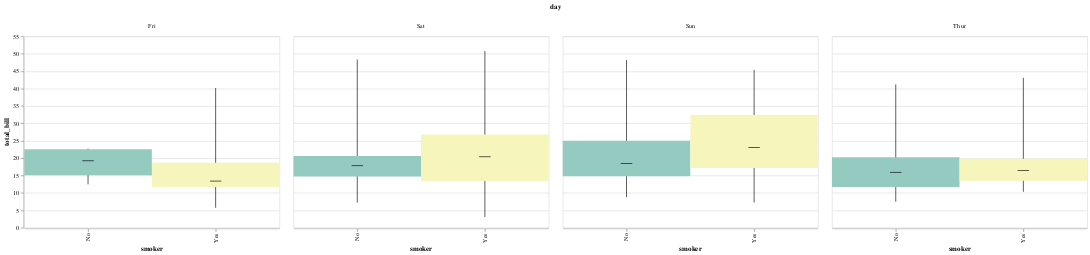

Notebook source saved alongside this figure:
### Code cell
display(salt.boxplot(x="day", y="total_bill", hue="smoker", data=tips, palette="Set3"))
ax = sns.boxplot(x="day", y="total_bill", hue="smoker", data=tips, palette="Set3")

### Figure 1 — Vega-Lite specification as saved in the notebook (floating-point values rounded to 4 significant figures; data arrays with more than 128 entries replaced by an {"elided": "..."} marker saying what was removed)
{"$schema": "https://vega.github.io/schema/vega-lite/v2.4.1.json", "config": {"range": {"category": ["rgba(149,202,193,1)", "rgba(245,245,188,1)", "rgba(192,189,214,1)", "rgba(233,141,131,1)", "rgba(138,175,200,1)", "rgba(233,178,117,1)", "rgba(175,207,119,1)", "rgba(246,210,228,1)", "rgba(217,217,217,1)", "rgba(180,135,181,1)", "rgba(207,230,201,1)", "rgba(237,223,128,1)"]}, "view": {"height": 300, "width": 400}}, "data": {"values": {"elided": "244 records"}}, "facet": {"column": {"field": "day", "type": "nominal"}}, "spec": {"layer": [{"encoding": {"x": {"field": "smoker", "type": "nominal"}, "y": {"aggregate": "min", "field": "total_bill", "type": "quantitative"}, "y2": {"aggregate": "max", "field": "total_bill", "type": "quantitative"}}, "mark": "rule"}, {"encoding": {"color": {"field": "smoker", "legend": null, "type": "nominal"}, "x": {"field": "smoker", "type": "nominal"}, "y": {"aggregate": "q1", "axis": {"title": "total_bill"}, "field": "total_bill", "type": "quantitative"}, "y2": {"aggregate": "q3", "field": "total_bill", "type": "quantitative"}}, "mark": "bar"}, {"encoding": {"x": {"field": "smoker", "type": "nominal"}, "y": {"aggregate": "median", "field": "total_bill", "type": "quantitative"}}, "mark": {"color": "black", "size": 18, "type": "tick"}}]}}
